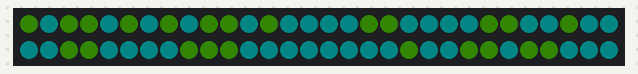
Recording of a sketch running on a simulated Arduino Uno, built with avr-gcc and run on an emulated ATmega328P. On the bench: 60 RGB LEDs in strip order, left to right, continuing on the next row. Dim RGB values are drawn brighter than linear; random numbers use the default seed unless the sketch sets one; what the sketch prints to the serial monitor is not drawn.

Above: at 11.9 s.
At 24.3 s:
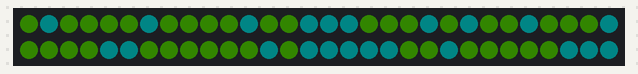
At 36.8 s:
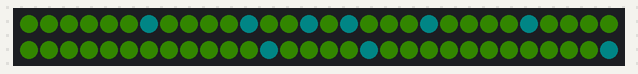

Measured:
- what the display in image 0 shows lasts 0.6 s, from 11.9 s to 12.5 s

The sketch:

tester.ino
```cpp
//Include for neopixel controller
#include <Adafruit_NeoPixel.h>

#define PIXEL_PIN 6  //pin fro neopixel

Adafruit_NeoPixel strip = Adafruit_NeoPixel(60, PIXEL_PIN, NEO_GRB + NEO_KHZ800);
// brightness controller
uint16_t bright_turn = 50;
uint16_t bright_min = 50;
uint16_t bright = bright_min;
uint16_t bright_breathe = 0;
uint16_t increasing = true;
float colours[] = {0, 106, 180, 250,330};
int motion = 0;
int breath = 0;
int inc = -1 ;
int idx = 0;
int len = 30;
int addy[30] = {};
int m = 0;
void setup() {

    Serial.begin(9600);
    //Initialize Strip
    strip.begin();
    strip.setBrightness(100);
    strip.fill(strip.Color(0,0,0),0);
    strip.fill(strip.gamma32(strip.ColorHSV((512/ 1023.0) * 65536 , 150, 100)),0);
    strip.show(); // Initialize all pixels to 'off'


}

void loop() {
  // put your main code here, to run repeatedly:


  //pick random address to lighten
  for(int i = 0; i < len; i++){
    addy[i] = random(60);
    //randomSeed(analogRead(A1));
    Serial.print(addy[i]);
    Serial.print(' ');

  }

  for(int i = 0; i < 100;  i++){
    for(int j = 0; j < len; j++){


       strip.setPixelColor(addy[j],strip.gamma32(strip.ColorHSV((256 / 1023.0) * 65536 , 150, 100 + i)));

    }
    delay(10);

    //
    strip.show();
    m = i + 100;
  }
  for(int i = 0; i < 100;  i++){
    for(int j = 0; j < len; j++){


       strip.setPixelColor(addy[j],strip.gamma32(strip.ColorHSV((256 / 1023.0) * 65536 , 150, m - i)));

    }
    delay(10);

    //
    strip.show();
  }
  delay(500);
  Serial.println("break");
  Serial.println(addy[0]);


}
```
